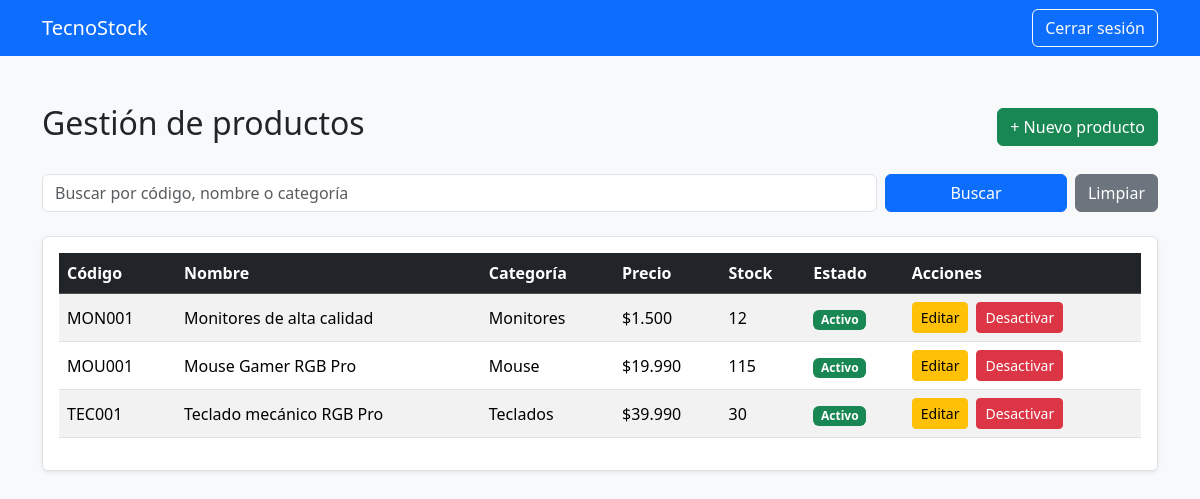
Screenshot of /productos.php (signed in) with the database file from the repository.
### tables this page shows
CREATE TABLE `producto` (
  `id_producto` int(11) NOT NULL,
  `codigo` varchar(50) NOT NULL,
  `nombre` varchar(150) NOT NULL,
  `descripcion` text DEFAULT NULL,
  `precio` decimal(12,2) NOT NULL DEFAULT 0.00,
  `stock_actual` int(11) NOT NULL DEFAULT 0,
  `stock_minimo` int(11) NOT NULL DEFAULT 0,
  `estado` tinyint(1) NOT NULL DEFAULT 1,
  `id_categoria` int(11) NOT NULL
);

CREATE TABLE `categoria` (
  `id_categoria` int(11) NOT NULL,
  `nombre` varchar(100) NOT NULL,
  `descripcion` text DEFAULT NULL,
  `estado` tinyint(1) NOT NULL DEFAULT 1
);

### productos.php (the view, shortened to what this page needs)
<?php
require_once "conexion.php";
$busqueda_recibida = $_GET["buscar"] ?? "";
$busqueda = is_string($busqueda_recibida)
    ? trim($busqueda_recibida)
    : "";
$sql = "SELECT
            p.id_producto,
            p.codigo,
            p.nombre,
            p.precio,
            p.stock_actual,
            p.stock_minimo,
            p.estado,
            c.nombre AS categoria
        FROM producto p
        INNER JOIN categoria c
            ON p.id_categoria = c.id_categoria";
$parametros = [];
$sql .= " ORDER BY p.id_producto DESC";
$consulta = $conexion->prepare($sql);
$consulta->execute($parametros);
$productos = $consulta->fetchAll(PDO::FETCH_ASSOC);
?>
<!DOCTYPE html>
<html lang="es">
<head>
    <link
        href="https://cdn.jsdelivr.net/npm/bootstrap@5.3.3/dist/css/bootstrap.min.css"
        rel="stylesheet"
    >
    <link
        href="css/tema.css"
        rel="stylesheet"
    >
</head>
<body>
<nav class="navbar navbar-dark bg-primary">
    <div class="container">
        <a class="navbar-brand"
           href="dashboard.php">
            TecnoStock
        </a>
        <a href="logout.php"
           class="btn btn-outline-light">
            Cerrar sesión
        </a>
    </div>
</nav>
<main class="container mt-5">
    <div class="d-flex justify-content-between
                align-items-center mb-4">
        <h2>Gestión de productos</h2>
        <a href="crear_producto.php"
           class="btn btn-success">
            + Nuevo producto
        </a>
    </div>
    <form
        method="GET"
        action="productos.php"
        class="row g-2 mb-4"
    >
        <div class="col-md-9">
            <input
                type="search"
                name="buscar"
                class="form-control"
                placeholder="Buscar por código, nombre o categoría"
                value="<?= htmlspecialchars(
                    $busqueda,
                    ENT_QUOTES,
                    "UTF-8"
                ) ?>"
            >
        </div>
        <div class="col-md-3 d-flex gap-2">
            <button
                type="submit"
                class="btn btn-primary flex-fill"
            >
                Buscar
            </button>
            <a href="productos.php"
               class="btn btn-secondary">
                Limpiar
            </a>
        </div>
    </form>
    <div class="card shadow-sm">
        <div class="card-body">
            <div class="table-responsive">
                <table class="table table-striped
                              table-hover align-middle">
                    <thead class="table-dark">
                        <tr>
                            <th>Código</th>
                            <th>Nombre</th>
                            <th>Categoría</th>
                            <th>Precio</th>
                            <th>Stock</th>
                            <th>Estado</th>
                            <th>Acciones</th>
                        </tr>
                    </thead>
                    <tbody>
                    <?php foreach ($productos as $producto): ?>
                        <tr>
                            <td>
                                <?= htmlspecialchars(
                                    $producto["codigo"],
                                    ENT_QUOTES,
                                    "UTF-8"
                                ) ?>
                            </td>
                            <td>
                                <?= htmlspecialchars(
                                    $producto["nombre"],
                                    ENT_QUOTES,
                                    "UTF-8"
                                ) ?>
                            </td>
                            <td>
                                <?= htmlspecialchars(
                                    $producto["categoria"],
                                    ENT_QUOTES,
                                    "UTF-8"
                                ) ?>
                            </td>
                            <td>
                                $<?= number_format(
                                    $producto["precio"],
                                    0,
                                    ",",
                                    "."
                                ) ?>
                            </td>
                            <td>
                                <?= (int)$producto["stock_actual"] ?>
                            </td>
                            <td>
                                <?php if ((int)$producto["estado"] === 1): ?>
                                    <span class="badge bg-success">
                                        Activo
                                    </span>
                                <?php else: ?>
                                    <span class="badge bg-secondary">
                                        Inactivo
                                    </span>
                                <?php endif; ?>
                            </td>
                            <td>
                                <div class="d-flex gap-2">
                                    <a
                                        href="editar_producto.php?id=<?= (int)$producto["id_producto"] ?>"
                                        class="btn btn-sm btn-warning"
                                    >
                                        Editar
                                    </a>
                                    <form
                                        method="POST"
                                        action="cambiar_estado.php"
                                        onsubmit="return confirm('¿Confirmas el cambio de estado de este producto?');"
                                    >
                                        <?php if (
                                            (int)$producto["estado"] === 1
                                        ): ?>
                                            <button
                                                type="submit"
                                                class="btn btn-sm btn-danger"
                                            >
                                                Desactivar
                                            </button>
                                        <?php endif; ?>
                                    </form>
                                </div>
                            </td>
                        </tr>
                    <?php endforeach; ?>
                    </tbody>
                </table>
            </div>
        </div>
    </div>
</main>
</body>
</html>

### temas/tema.css (style rules this page uses)
:root { color-scheme: light; }
body { background-color: var(--bs-tertiary-bg) !important; color: var(--bs-body-color); transition: background-color 0.2s, color 0.2s; }
.card { background-color: var(--bs-card-bg); color: var(--bs-body-color); border-color: var(--bs-border-color); }
.card-body { color: var(--bs-body-color); }
.form-control, .form-select { background-color: var(--bs-body-bg); color: var(--bs-body-color); border-color: var(--bs-border-color); }
.form-control::placeholder { color: var(--bs-secondary-color); }
.table { color: var(--bs-body-color); border-color: var(--bs-border-color); }
.navbar { transition: background-color 0.2s; }

### rows the page displays
producto: codigo "MON001", nombre "Monitores de alta calidad", id_categoria.nombre "Monitores", precio "1.500", stock_actual "12", estado "Activo"
producto: codigo "MOU001", nombre "Mouse Gamer RGB Pro", id_categoria.nombre "Mouse", precio "19.990", stock_actual "115", estado "Activo"
producto: codigo "TEC001", nombre "Teclado mecánico RGB Pro", id_categoria.nombre "Teclados", precio "39.990", stock_actual "30", estado "Activo"
